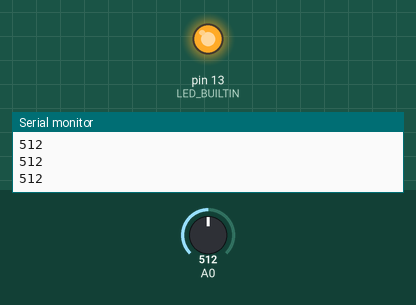
A sketch run on a simulated Arduino Uno, built with avr-gcc and run on an emulated ATmega328P. Shown: output pins drawn as LEDs (lit = HIGH), the last lines printed to the serial monitor. The test bench sets the inputs (shaded band); at power-on: A0 = 512.

Above: at 1.2 s.
1.3 s: A0 set to 211
2.8 s: A0 set to 184
At 4.0 s:
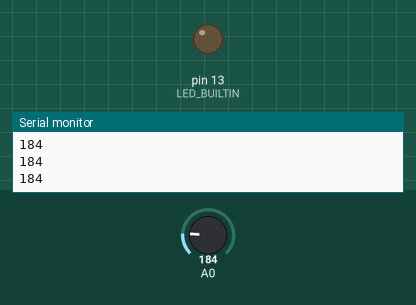
4.3 s: A0 set to 210
At 5.5 s:
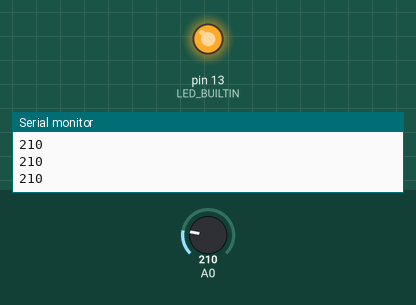
5.8 s: A0 set to 190
At 7.0 s:
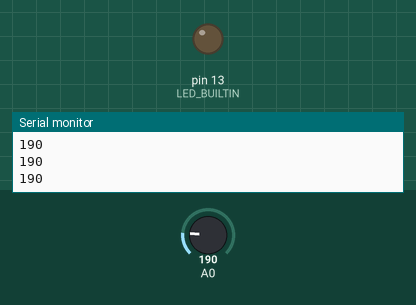
Timing chart, 0 to 8.3 s (numbered marks = the images above; inputs shaded):
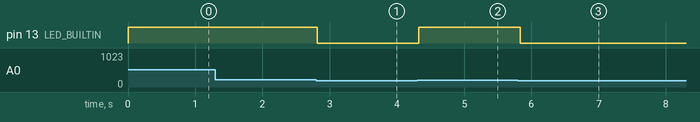

Measured:
- the behaviour switches between 201 and 200 on A0 (found by bisection; images 0 and 1)
- after the input at 2.8 s, pin 13 (LED_BUILTIN): HIGH → LOW at once
- after the input at 4.3 s, pin 13 (LED_BUILTIN): LOW → HIGH at once
- after the input at 5.8 s, pin 13 (LED_BUILTIN): HIGH → LOW at once

The sketch:

humidity_water_sensor.ino
```cpp
int water = 0;

void setup() {
  Serial.begin(9600);
  pinMode(A0, INPUT);
  pinMode(LED_BUILTIN, OUTPUT);
}

void loop() {
  water = analogRead(A0);
  Serial.println(water);

  if (water > 200) {
    digitalWrite(LED_BUILTIN, HIGH);
  } else {
    digitalWrite(LED_BUILTIN, LOW);
  }

  delay(50);
}
```
